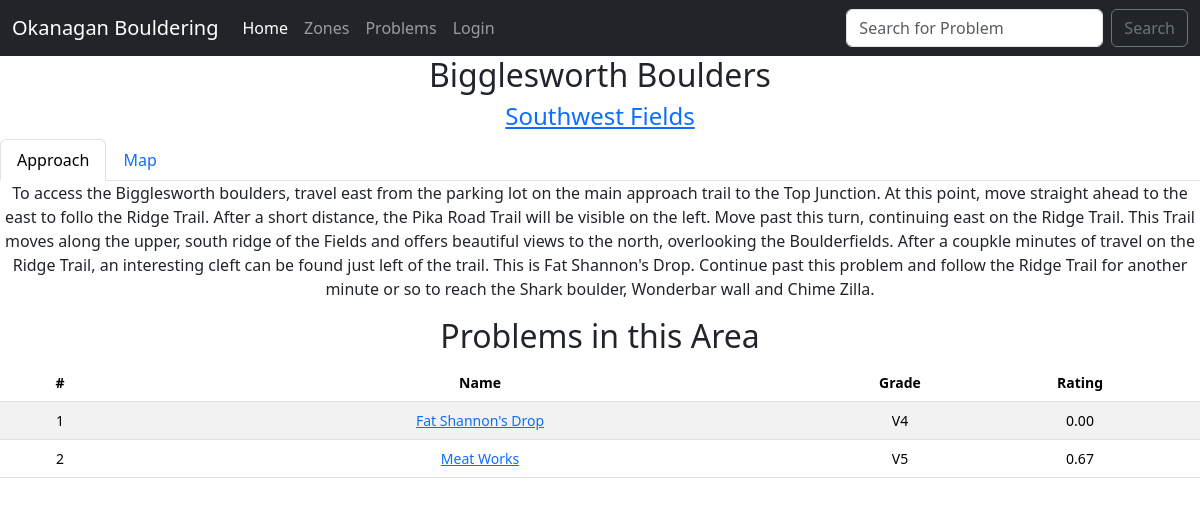
The app's page /area/Bigglesworth Boulders with its own data.
### guide/models.py (models this page shows, shortened)
class Area(models.Model):
    name = models.CharField(max_length=100)
    map = models.ImageField(null=True, blank=True)
    approach = models.TextField(null=True, blank=True)
    best_problems = models.CharField(max_length=200, null=True, blank=True)
    zone = models.ForeignKey(Zone, blank=True, null=True, on_delete=models.CASCADE)

class Zone(models.Model):
    name = models.CharField(max_length=100)
    def __str__(self):
        return self.name

class Problem(models.Model):
    area = models.ForeignKey(Area, blank=True, null=True, on_delete=models.CASCADE)
    name = models.CharField(max_length=100)
    description = models.CharField(max_length=300)
    grade = models.PositiveIntegerField()
    fa = models.CharField(max_length=50)
    image = models.ImageField(null=True, blank=True)
    map_id = models.PositiveIntegerField(null=True, blank=True)
    avgrating = models.DecimalField(null=True, max_digits=3, decimal_places=2, default=0.00)
    avggrade = models.DecimalField(null=True, max_digits=3, decimal_places=2)

### guide/views.py (the view)
# urls.py: path("area/<str:area_name>", views.area, name="area"),
def area(request, area_name):
    area = Area.objects.get(name=area_name)
    name = area.name
    problems = Problem.objects.filter(area=area).order_by('map_id')
    return render(request, "guide/area.html" ,{
        "area": area,
        "problems": problems,
        'areas': Area.objects.all(),
        'zones': Zone.objects.all(),
    })

### guide/templates/guide/area.html (shortened to what this page needs)
{% extends "guide/layout.html" %}
{% block body %}
<h2>{{ area.name }}</h2>
<h4><a href="{% url 'zones' %}">{{ area.zone }}</a></h4>
<ul class="nav nav-tabs" id="myTab" role="tablist">
    <li class="nav-item" role="presentation">
      <button class="nav-link active" id="home-tab" data-bs-toggle="tab" data-bs-target="#home" type="button" role="tab" aria-controls="home" aria-selected="true">Approach</button>
    </li>
    <li class="nav-item" role="presentation">
      <button class="nav-link" id="profile-tab" data-bs-toggle="tab" data-bs-target="#profile" type="button" role="tab" aria-controls="profile" aria-selected="false">Map</button>
    </li>
</ul>
    <div class="tab-content" id="myTabContent">
        <div class="tab-pane fade show active" id="home" role="tabpanel" aria-labelledby="home-tab">
            <p>{{ area.approach }}</p>
        </div>
    </div>
<h2>Problems in this Area</h2>
<table class="table table-striped">
    <thead>
        <tr>
            <th scope="col">#</th>
            <th scope="col">Name</th>
            <th scope="col">Grade</th>
            <th scope="col">Rating</th>
        </tr>
    </thead>
    <tbody>
        {% for problem in problems %}
        <tr>
            <td class="column_b">{{ problem.map_id }}</td>
            <td class="column_a" scope="row">
                <a href="{% url 'problem' problem.id %}">{{ problem.name }}</a>
            </td>
            <td class="column_b">V{{ problem.grade }}</td>
            <td class="column_d">{{ problem.avgrating }}</td>
        </tr>
        {% endfor %}
    </tbody>
</table>
{% endblock %}

### static/css/styles.css (style rules this page uses)
body { text-align: center; }
table { font-size: 14px; width: 100%; }
td { max-width: 0; overflow: hidden; text-overflow: ellipsis; white-space: nowrap; }
td.column_a { width: 30%; }
td.column_b { width: 5%; }
td.column_d { width: 10%; }

### records on screen
Area: name "Bigglesworth Boulders", zone "Southwest Fields", approach "To access the Bigglesworth boulders, travel east from the parking lot on the main approach trail to the Top Junction. At this point, move straight ahead to the east to follo the Ridge Trail. After a short distance, the Pika Road Trail will be visible on the left. Move past this turn, continuing east on the Ridge Trail. This Trail moves along the upper, south ridge of the Fields and offers beautiful views to the north, overlooking the Boulderfields. After a coupkle minutes of travel on the Ridge Trail, an interesting cleft can be found just left of the trail. This is Fat Shannon's Drop. Continue past this problem and follow the Ridge Trail for another minute or so to reach the Shark boulder,…"
Problem: map_id "1", name "Fat Shannon's Drop", grade "4", avgrating "0.00"
Problem: map_id "2", name "Meat Works", grade "5", avgrating "0.67"
